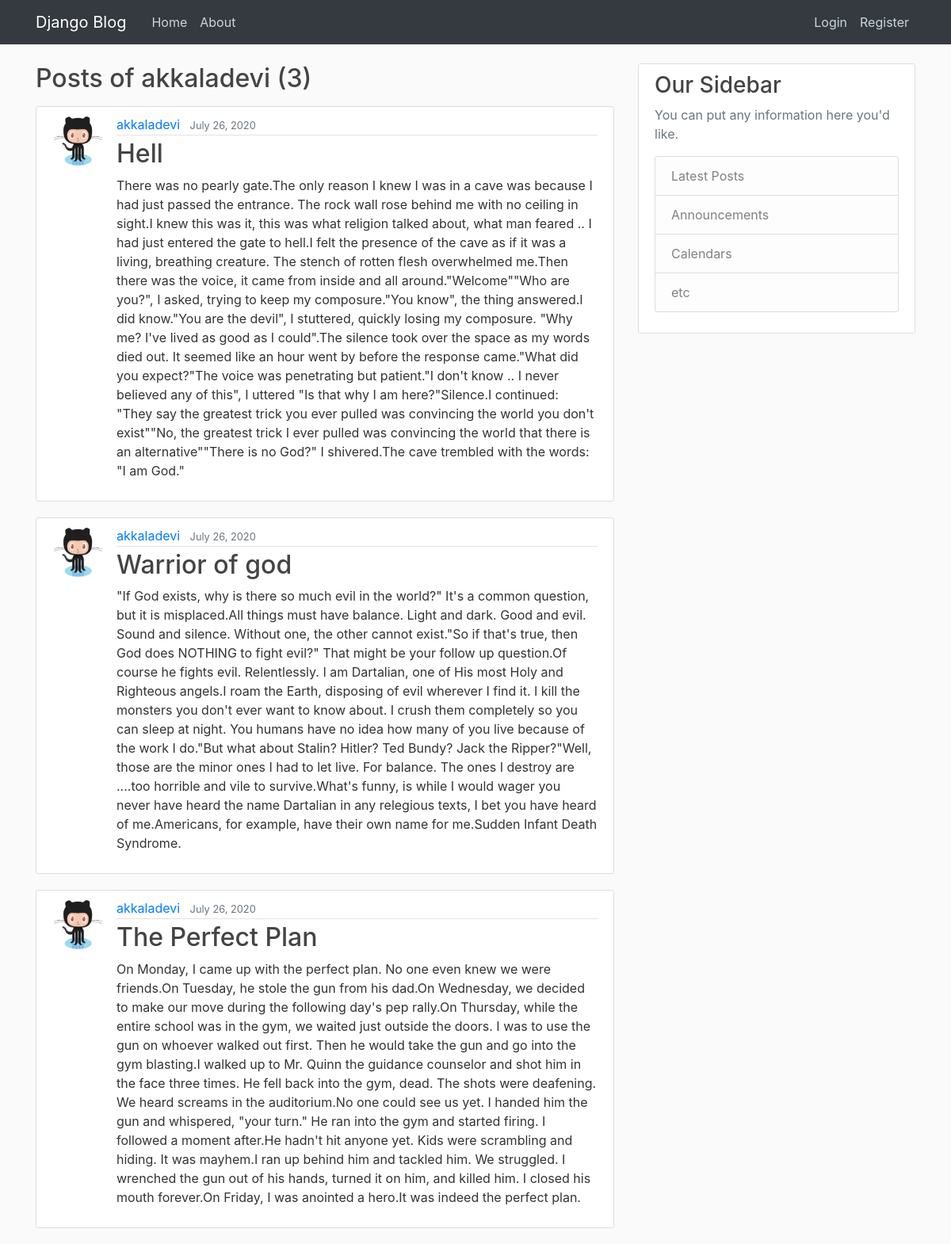
/user/akkaladevi, run on the app's committed database.
### blog/models.py (models this page shows, shortened)
class Post(models.Model):
	title = models.CharField(max_length=100)
	content = models.TextField(blank=False)
	date_posted = models.DateTimeField(default=timezone.now)
	author = models.ForeignKey(User, on_delete=models.CASCADE)

### users/models.py (models this page shows, shortened)
class Profile(models.Model):
	user = models.OneToOneField(User, on_delete=models.CASCADE)
	image = models.ImageField(default='default.png', upload_to='profile_pics')

### blog/views.py (the view)
# urls.py: path('user/<str:username>',UserPostListView.as_view(),name='user-posts'),
class UserPostListView(ListView):
	model = Post
	template_name = 'blog/user_posts.html'
	context_object_name = 'posts'
	paginate_by = 4
	def get_queryset(self):
		user = get_object_or_404(User, username = self.kwargs.get('username'))
		return Post.objects.filter(author = user).order_by('-date_posted')

### blog/templates/blog/user_posts.html (shortened to what this page needs)
{% extends "blog/base.html" %}
{% block content %}
<h2 class="mb-3">Posts of {{view.kwargs.username}} ({{ page_obj.paginator.count }})</h2>
    {% for post in posts %}
        <article class="media content-section">
          <img src="{{ post.author.profile.image.url }} " class="rounded-circle article-img">
          <div class="media-body">
            <div class="article-metadata">
              <a class="mr-2" href="{% url 'user-posts' post.author.username %}">{{ post.author }}</a>
              <small class="text-muted">{{ post.date_posted|date:"F d, Y" }}</small>
            </div>
            <h2><a class="article-title" href="{% url 'post-detail' post.id %}">{{ post.title }}</a></h2>
            <p class="article-content">{{ post.content }}</p>
          </div>
        </article>
    {% endfor %}
{% endblock content %}

### blog/static/blog/main.css (style rules this page uses)
body { background: #fafafa; color: #333333; margin-top: 5rem; }
h1, h2, h3, h4, h5, h6 { color: #444444; }
.content-section { background: #ffffff; padding: 10px 20px; border: 1px solid #dddddd; border-radius: 3px; margin-bottom: 20px; }
.article-title { color: #444444; }
.article-content { white-space: pre-line; }
.article-img { height: 65px; width: 65px; margin-right: 16px; }
.article-metadata { padding-bottom: 1px; margin-bottom: 4px; border-bottom: 1px solid #e3e3e3 }

### data on the page
Post: author.profile.image (placeholder picture), author "akkaladevi", date_posted "July 26, 2020", title "Hell", content "There was no pearly gate.The only reason I knew I was in a cave was because I had just passed the entrance. The rock wall rose behind me with no ceiling in sight.I knew this was it, this was what religion talked about, what man feared .. I had just entered the gate to hell.I felt the presence of the cave as if it was a living, breathing creature. The stench of rotten flesh overwhelmed me.Then there was the voice, it came from inside and all around.\"Welcome\"\"Who are you?\", I asked, trying to keep my composure.\"You know\", the thing answered.I did know.\"You are the devil\", I stuttered, quickly losing my composure. \"Why me? I've lived as good as I could\".The silence took over the space as my…"
Post: author.profile.image (placeholder picture), author "akkaladevi", date_posted "July 26, 2020", title "Warrior of god", content "\"If God exists, why is there so much evil in the world?\" It's a common question, but it is misplaced.All things must have balance. Light and dark. Good and evil. Sound and silence. Without one, the other cannot exist.\"So if that's true, then God does NOTHING to fight evil?\" That might be your follow up question.Of course he fights evil. Relentlessly. I am Dartalian, one of His most Holy and Righteous angels.I roam the Earth, disposing of evil wherever I find it. I kill the monsters you don't ever want to know about. I crush them completely so you can sleep at night. You humans have no idea how many of you live because of the work I do.\"But what about Stalin? Hitler? Ted Bundy? Jack the…"
Post: author.profile.image (placeholder picture), author "akkaladevi", date_posted "July 26, 2020", title "The Perfect Plan", content "On Monday, I came up with the perfect plan. No one even knew we were friends.On Tuesday, he stole the gun from his dad.On Wednesday, we decided to make our move during the following day's pep rally.On Thursday, while the entire school was in the gym, we waited just outside the doors. I was to use the gun on whoever walked out first. Then he would take the gun and go into the gym blasting.I walked up to Mr. Quinn the guidance counselor and shot him in the face three times. He fell back into the gym, dead. The shots were deafening. We heard screams in the auditorium.No one could see us yet. I handed him the gun and whispered, \"your turn.\" He ran into the gym and started firing. I followed a…"

### other printed values
{{ view.kwargs.username }} "akkaladevi"
{{ page_obj.paginator.count }} "3"
